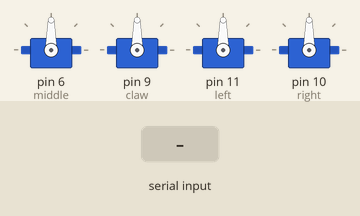
The sketch below on a simulated Arduino Uno, built with avr-gcc and run on an emulated ATmega328P. Shown: 4 × servo. Inputs (shaded band) come from the test bench.

Above: at 1.2 s.
1.3 s: "X,45\n" received over Serial
At 1.9 s:
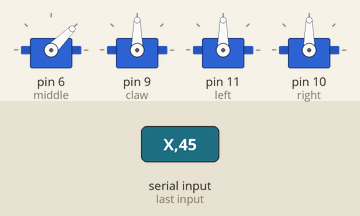
2.8 s: "Y,45\n" received over Serial
At 3.1 s:
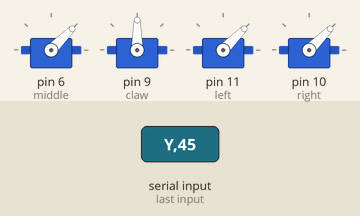
4.3 s: "X90\n" received over Serial
At 5.4 s:
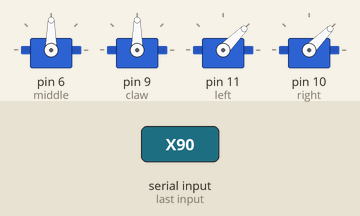
5.8 s: "X" received over Serial
At 7.1 s:
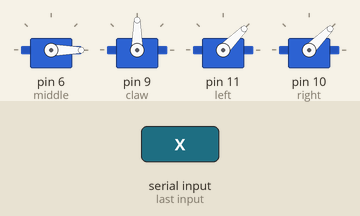
8.2 s: "Y90\n" received over Serial
At 9.4 s:
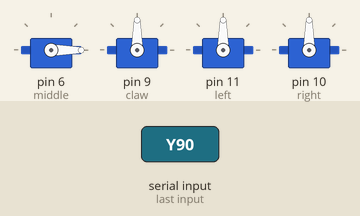
9.7 s: "Y" received over Serial
At 11.4 s:
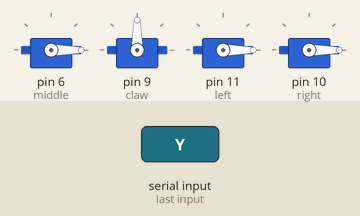
Timing chart, 0 to 12.9 s (numbered marks = the images above; inputs shaded):
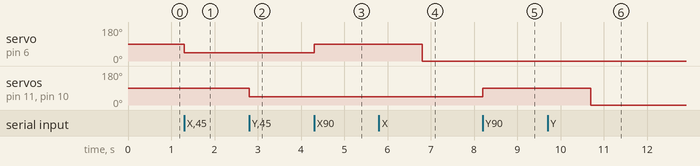

The sketch:

Assignment_2.ino
```cpp
//Group Best
#include <Servo.h>

Servo middle, claw, left, right;    //Declare servos

int incomingByte;
int middlePosition = 90;
int leftRightPosition= 90;
int clawPosition;

void setup() {
  Serial.begin(9600);               //Initialise serial
  middle.attach(6);                 //Attach servos to pins
  claw.attach(9);
  left.attach(11);
  right.attach(10);
}

void loop() {

    if (Serial.available() > 0) {                 //Checks if serial input is available
      incomingByte = Serial.read();               //Get letter from serial
      Serial.read();                              //Get comma from serial
      int incomingPosition = Serial.parseInt();   //Get int from serial for position
      //Serial.read();                            //Get comma
      //int incomingYPosition = Serial.parseInt();//Get int for Y position

      switch(incomingByte)
      {
        case 'X':                                              //Sets the middle servo position
            middle.write(incomingPosition);
            //left.write(incomingYPosition);
            //right.write(incomingYPosition);
            delay(15);
          break;
        case'Y':                                                //Move the right and left servos
            left.write(incomingPosition);
            right.write(incomingPosition);
          break;
        /*case 'R':                                             //Turn right from 180 -> 0
           for(int i = middlePosition; i>=incomingPosition; i-= 1)
           {
              middle.write(i);
              delay(15);
              middlePosition = incomingPosition;
           }
          break;
        case'U':                                                //Move arm up
           for(int i = leftRightPosition; i>=incomingPosition; i-= 1)
           {
              left.write(i);
              right.write(i);
              delay(15);
              leftRightPosition = incomingPosition;
           }
          break;*/

      }
    }
}
```

Measured:
- after the input at 1.3 s, servo on pin 6 (middle): 90° → 45° at once
- after the input at 2.8 s, servo on pin 11 (left), servo on pin 10 (right): 90° → 45° at once
- after the input at 4.3 s, servo on pin 6 (middle): 45° → 90° at once
- after the input at 5.8 s, servo on pin 6 (middle): 90° → 0° after 1.0 s
- after the input at 8.2 s, servo on pin 11 (left), servo on pin 10 (right): 45° → 90° at once
- after the input at 9.7 s, servo on pin 11 (left), servo on pin 10 (right): 90° → 0° after 1.0 s
